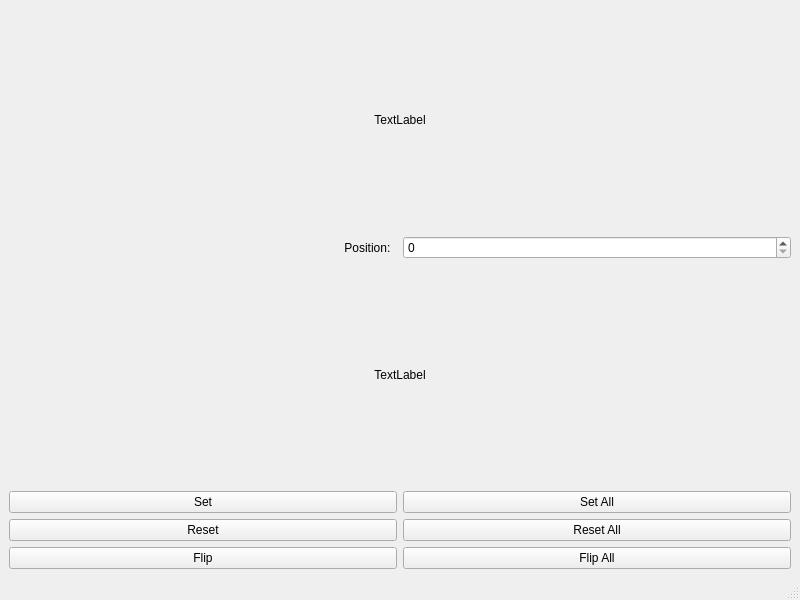
<?xml version="1.0" encoding="UTF-8"?>
<ui version="4.0">
 <class>MainWindow</class>
 <widget class="QMainWindow" name="MainWindow">
  <property name="geometry">
   <rect>
    <x>0</x>
    <y>0</y>
    <width>800</width>
    <height>600</height>
   </rect>
  </property>
  <property name="windowTitle">
   <string>MainWindow</string>
  </property>
  <widget class="QWidget" name="centralwidget">
   <layout class="QGridLayout" name="gridLayout">
    <item row="8" column="0">
     <widget class="QPushButton" name="flipBtn">
      <property name="text">
       <string>Flip</string>
      </property>
     </widget>
    </item>
    <item row="0" column="0" colspan="2">
     <widget class="QLabel" name="bitsetout">
      <property name="text">
       <string>TextLabel</string>
      </property>
      <property name="alignment">
       <set>Qt::AlignCenter</set>
      </property>
     </widget>
    </item>
    <item row="2" column="0" colspan="2">
     <layout class="QHBoxLayout" name="horizontalLayout">
      <item>
       <spacer name="horizontalSpacer">
        <property name="orientation">
         <enum>Qt::Horizontal</enum>
        </property>
        <property name="sizeHint" stdset="0">
         <size>
          <width>40</width>
          <height>20</height>
         </size>
        </property>
       </spacer>
      </item>
      <item>
       <widget class="QLabel" name="infoout">
        <property name="text">
         <string>TextLabel</string>
        </property>
        <property name="alignment">
         <set>Qt::AlignCenter</set>
        </property>
       </widget>
      </item>
      <item>
       <spacer name="horizontalSpacer_2">
        <property name="orientation">
         <enum>Qt::Horizontal</enum>
        </property>
        <property name="sizeHint" stdset="0">
         <size>
          <width>40</width>
          <height>20</height>
         </size>
        </property>
       </spacer>
      </item>
     </layout>
    </item>
    <item row="7" column="1">
     <widget class="QPushButton" name="resetAllBtn">
      <property name="text">
       <string>Reset All</string>
      </property>
     </widget>
    </item>
    <item row="6" column="1">
     <widget class="QPushButton" name="setAllBtn">
      <property name="text">
       <string>Set All</string>
      </property>
     </widget>
    </item>
    <item row="7" column="0">
     <widget class="QPushButton" name="resetBtn">
      <property name="text">
       <string>Reset</string>
      </property>
     </widget>
    </item>
    <item row="8" column="1">
     <widget class="QPushButton" name="flipAllBtn">
      <property name="text">
       <string>Flip All</string>
      </property>
     </widget>
    </item>
    <item row="6" column="0">
     <widget class="QPushButton" name="setBtn">
      <property name="text">
       <string>Set</string>
      </property>
     </widget>
    </item>
    <item row="1" column="1">
     <widget class="QSpinBox" name="posInp">
      <property name="maximum">
       <number>299</number>
      </property>
     </widget>
    </item>
    <item row="1" column="0">
     <widget class="QLabel" name="label">
      <property name="text">
       <string>Position:  </string>
      </property>
      <property name="alignment">
       <set>Qt::AlignRight|Qt::AlignTrailing|Qt::AlignVCenter</set>
      </property>
     </widget>
    </item>
   </layout>
  </widget>
  <widget class="QMenuBar" name="menubar">
   <property name="geometry">
    <rect>
     <x>0</x>
     <y>0</y>
     <width>800</width>
     <height>22</height>
    </rect>
   </property>
  </widget>
  <widget class="QStatusBar" name="statusbar"/>
 </widget>
 <resources/>
 <connections/>
</ui>
